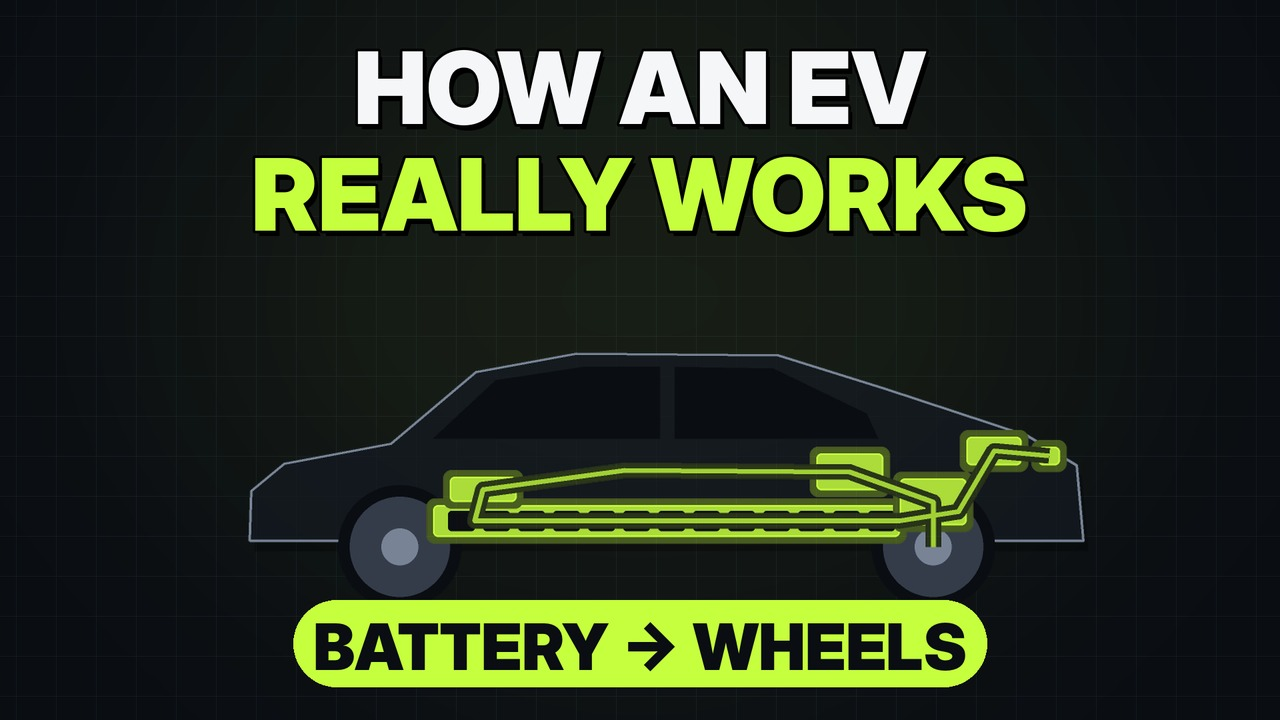

Source code (Python):
import sys
sys.argv = ['x', sys.argv[1], 'preview', '1']
src = open('tools/render_long.py').read().split('if __name__')[0]
exec(src)
img = background(3.0).convert("RGBA")
layer = Image.new("RGBA", (LW * S, LH * S), (0, 0, 0, 0))
d = ImageDraw.Draw(layer)
car_xray(d, 1, solid=0.0, t=0.4, highlight=("battery", "inverter", "motor", "bms", "charger", "port"), dim=0.6)
path = [comp_center("port"), comp_center("charger"), (1100, 470), (1030, 481), (520, 481), comp_center("bms"), (700, 420), comp_center("inverter"), comp_center("motor"), WHEELS[1]]
glow_line(d, path, ACC, 0.8, 6)
layer = layer.reduce(S).resize((int(LW * 1.25), int(LH * 1.25)), Image.LANCZOS)
img.paste(layer, ((W - layer.width) // 2 + 40, 180), layer)
dd = ImageDraw.Draw(img)
f1 = font(BLACK, 150); f2 = font(BLACK, 96)
def ctext(y, s, f, col):
    tw = dd.textlength(s, font=f); x = (W - tw) / 2
    dd.text((x + 6, y + 8), s, font=f, fill=(0, 0, 0))
    dd.text((x, y), s, font=f, fill=col, stroke_width=4, stroke_fill=(0, 0, 0))
ctext(40, "HOW AN EV", f1, WHITE)
ctext(200, "REALLY WORKS", f1, ACC)
dd.rounded_rectangle((W / 2 - 520, 900, W / 2 + 520, 1030), radius=65, fill=ACC)
s = "BATTERY → WHEELS"; tw = dd.textlength(s, font=f2)
dd.text((W / 2 - tw / 2, 912), s, font=f2, fill=BG)
img.convert("RGB").resize((1280, 720), Image.LANCZOS).save(f"{EP}/thumbnail.jpg", quality=92)
